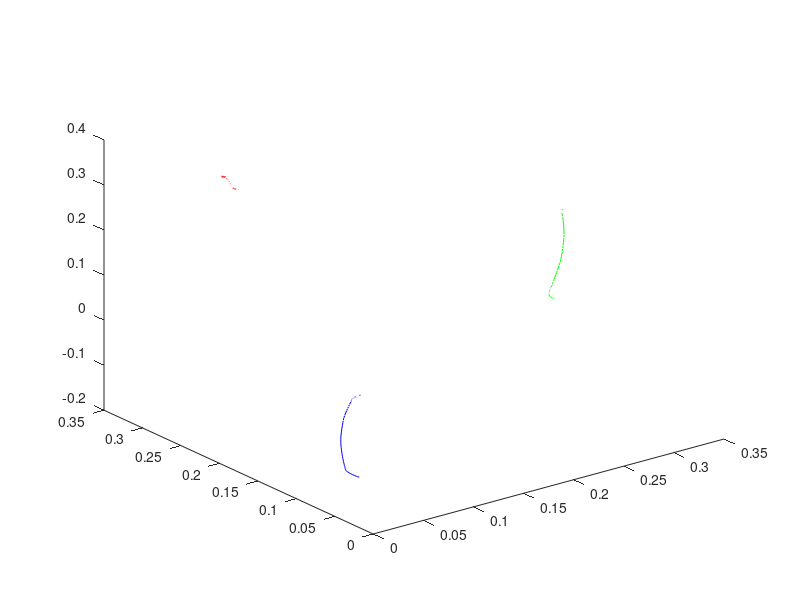
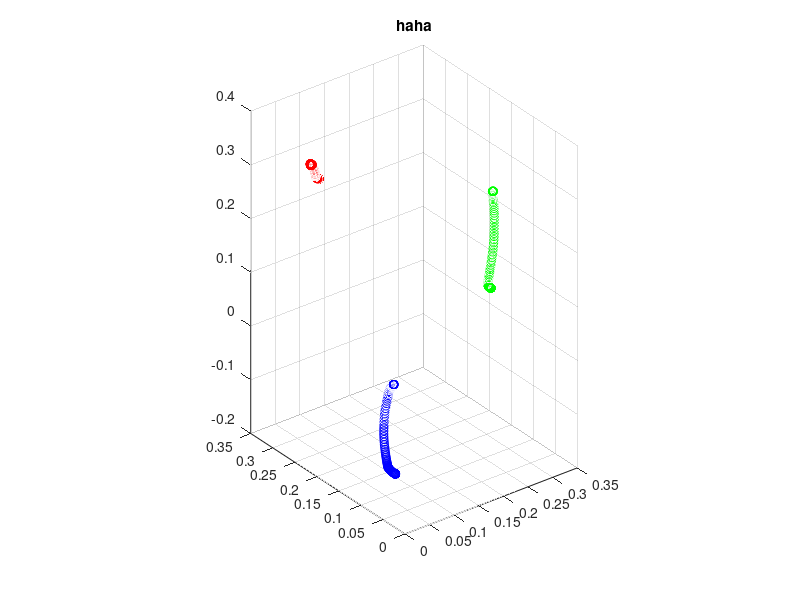

Here is the MATLAB script that generated these plots, in order:
addpath('/Users/timfeirg/Documents/Human Motion Analysis');
addpath('/Users/timfeirg/Documents/Human Motion Analysis/Exp1_touch/');

% import and organize data
clear;
clc;
close;
hugeData=csvread('25b2.csv',44,2);
time=hugeData(:,1);
markerData(3,size(time,1),3)=0;
% assign marker data
markerData(1,:,1:3)=hugeData(:,4:6);
markerData(2,:,1:3)=hugeData(:,8:10);
markerData(3,:,1:3)=hugeData(:,12:14);

% getting plot limits

plot3(markerData(1,:,1),markerData(1,:,2),markerData(1,:,3),'r');
hold on
plot3(markerData(2,:,1),markerData(2,:,2),markerData(2,:,3),'g');
hold on
plot3(markerData(3,:,1),markerData(3,:,2),markerData(3,:,3),'b');

plotLimitX=get(gca,'XLim');
plotLimitY=get(gca,'YLim');
plotLimitZ=get(gca,'ZLim');
close;

windowSize=get(0,'ScreenSize');
fig=figure('Position',[1 windowSize(4) windowSize(3) windowSize(4)]);

% plot animated data in 3D
for n=1:size(time,1)
    plot3(markerData(1,n,1),markerData(1,n,2),markerData(1,n,3),'ro');
    hold on
    plot3(markerData(2,n,1),markerData(2,n,2),markerData(2,n,3),'go');
    hold on
    plot3(markerData(3,n,1),markerData(3,n,2),markerData(3,n,3),'bo');

    axis vis3d;
    axis([plotLimitX plotLimitY plotLimitZ]);
    grid on
    title('haha');
    pause(0.05);
end

